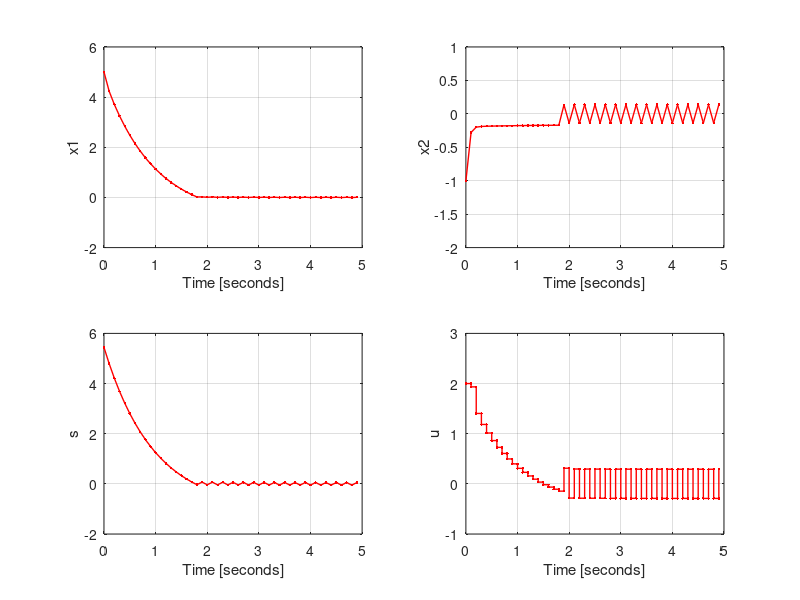

Reproduce this figure in MATLAB.
clear all;
close all;
A=[0.837 0.289;-0.231 0.318];
B=[0.175;0.618];
C=[1 0]; D=[0];
q=1;k1=1;
M=[1.154 0.332];
xk=[5;-1]; uk=2;
T=0.1;

for k=1:1:50
t(k)=(k-1)*T;
x(:,k)=xk;
u(:,k)=uk;
x1(k)=x(1,k);
x2(k)=x(2,k);
s(:,k)=M*x(:,k);
uk=inv(M*B)*((((1-q*T)*M)-M*A)*x(:,k)-k1*T*sign(M*x(:,k)));
xk=A*xk+B*uk;
end

figure(1);
subplot(2,2,1);
plot(t,x1,'r.-','linewidth',1);
xlabel('Time [seconds]');ylabel('x1');
axis([0 5 -2 6])
grid on;
subplot(2,2,2);
plot(t,x2,'r.-','linewidth',1);
xlabel('Time [seconds]');ylabel('x2');
axis([0 5 -2 1])
grid on;
subplot(2,2,3);
plot(t,s,'r.-','linewidth',1);
xlabel('Time [seconds]');ylabel('s');
axis([0 5 -2 6])
grid on;
subplot(2,2,4);
stairs(t,u,'r.-','linewidth',1);
xlabel('Time [seconds]');ylabel('u');
axis([0 5 -1 3])
grid on;